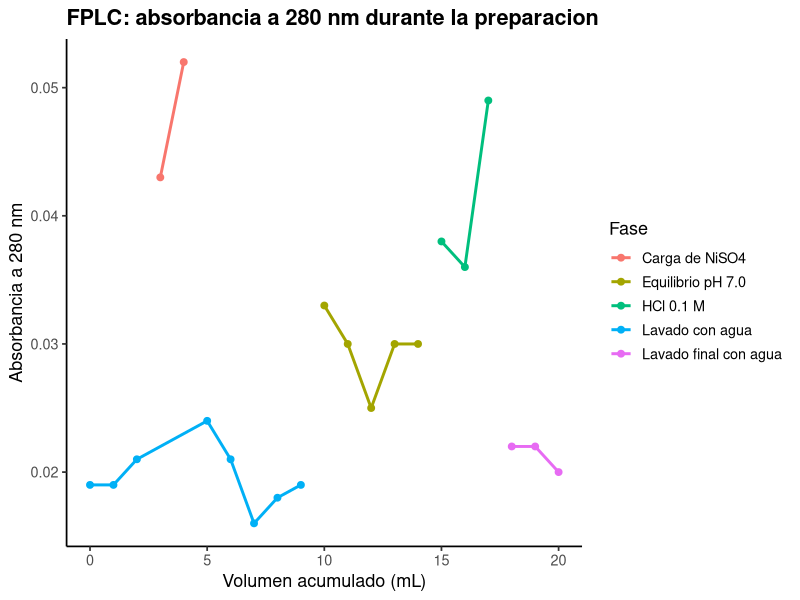
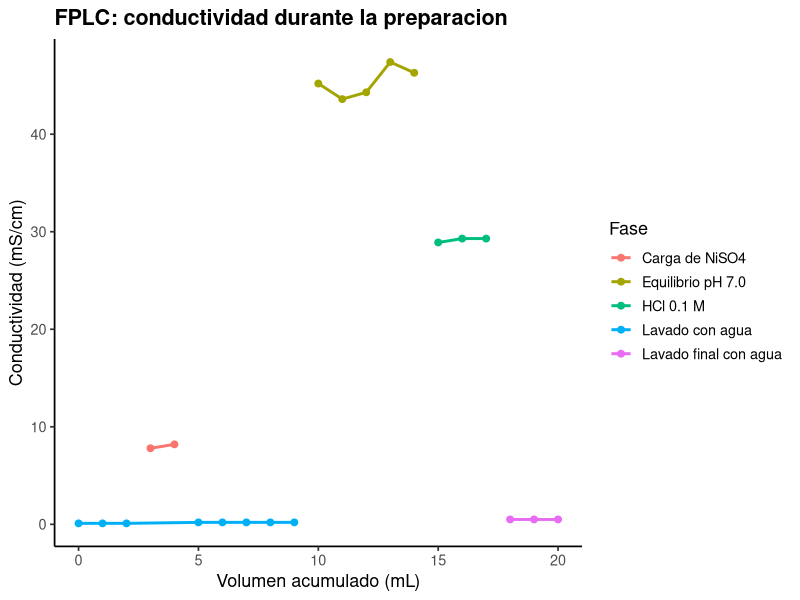
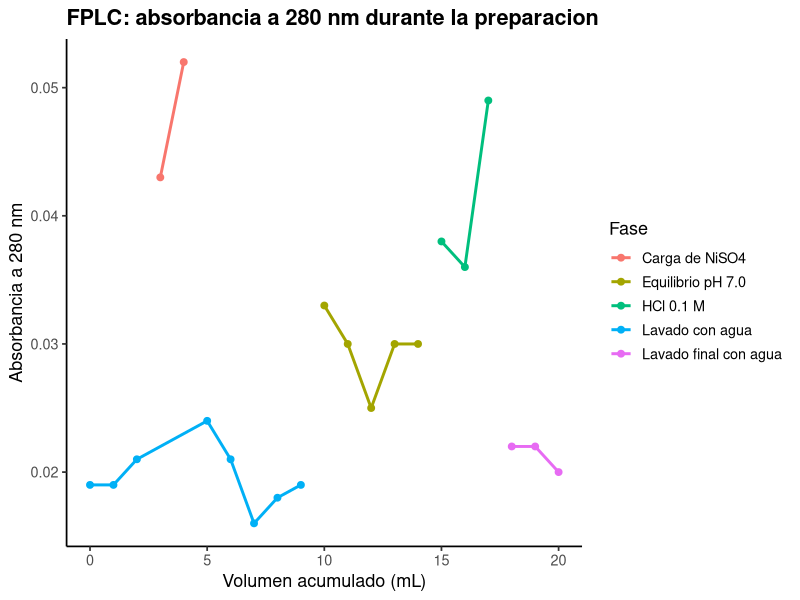
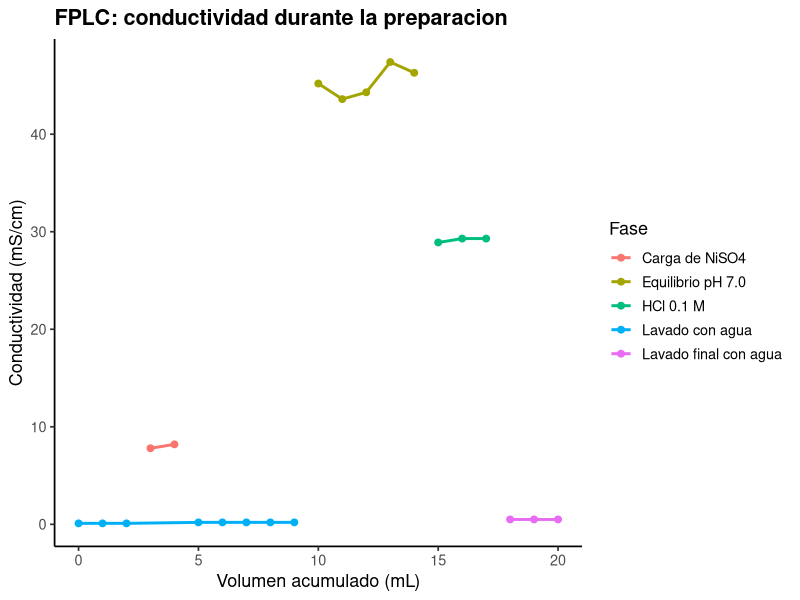

Write R code to recreate these figures, in order.
# ==========================================================================
# P6. Introduccion al FPLC (BioLogic LP)
# ==========================================================================
# Autor: Dr. Jose Juan Torres Martinez
# Docente de Ciencias Quimicas
# Universidad Autonoma de San Luis Potosi (UASLP)
# Mexico
#
# Material academico para estudiantes
# Serie "Bioseparaciones" - Laboratorio, Practica 6. FPLC
#
# Descripcion: Recorrido por el laboratorio de la planta, estacion 6: el equipo FPLC (BioLogic LP). Aqui se reconstruye el registro del equipo durante la carga de niquel y el equilibrio de la columna: absorbancia a 280 nm y conductividad contra tiempo, con flujo de 0.5 mL/min. El volumen acumulado se calcula de cero como flujo por tiempo, y cada fase del protocolo se identifica en el registro. Lo que se aprende aqui es a leer el registro del equipo: que detector sigue a la proteina y cual sigue a las sales, y donde empieza cada fase.
#
# Objetivos de aprendizaje:
#   - Identificar cada fase del protocolo en el registro del FPLC.
#   - Calcular el volumen acumulado a partir del flujo y el tiempo.
#   - Leer la conductividad como senal del cambio de buffer.

# Datos: datos_fplc.csv (absorbancia a 280 nm y conductividad registradas contra tiempo; flujo 0.5 mL/min).
# Recorrido: llegamos al equipo FPLC, con su modulo de mezclado, sus detectores y su colector de fracciones. Primera parada: el registro completo con el volumen acumulado calculado de cero. Segunda y tercera parada: las graficas de absorbancia y de conductividad contra volumen. En cada parada leemos el registro y comentamos que significa antes de seguir.
# ==========================================================================

library(tidyverse)

# --------------------------------------------------------------------------
# Protocolo (Manual de Practicas, Practica 6. FPLC, BioLogic LP)
# --------------------------------------------------------------------------
# El equipo BioLogic LP tiene: modulo/valvula de mezclado que proporciona dos buffers para la fase movil; detector UV con lampara de mercurio y filtros para 280 nm y 254 nm; detector de conductividad para monitorear gradientes de sales en linea; colector de fracciones controlado por el sistema electronico; y controlador que registra conductividad y UV y controla start/stop, flujo, seleccion de buffer y protocolos.
# Buffers y soluciones (manual): buffer de adsorcion (fosfato 20 mM, NaCl 500 mM, pH 7.0, filtrado); buffer de desorcion (fosfato 20 mM, NaCl 500 mM, pH 4.0, filtrado); agua filtrada; sulfato de niquel (20 mM, filtrado); solucion acida (HCl 0.1 M, filtrado).
# Paso 1. El instructor senala las partes del equipo e indica el proceso de instalacion de una columna y el encendido general de los sistemas, asi como las partes de los graficos que se registran en el software.
# Paso 2. Con la columna conectada, alimentar agua por 5 min a un flujo de 0.5 mL/min.
# Paso 3. Detener la bomba y sustituir la alimentacion por la solucion de sulfato de niquel. Arrancar la bomba y alimentar el sulfato de niquel al mismo flujo hasta que el frente verde alcance la parte superior de la columna.
# Paso 4. Detener la bomba y sustituir la alimentacion por agua. Arrancar la bomba y lavar por 10 min.
# Paso 5. Detener la bomba y sustituir la alimentacion por el buffer de adsorcion. Arrancar la bomba y alimentar el buffer de adsorcion por 10 min o hasta que el pH de la solucion que sale de la columna sea 7.0 (verificarlo con papel pH).
# Paso 6. Detener la bomba y sustituir la alimentacion por la solucion acida, hasta que la coloracion azul de la columna desaparezca.
# Paso 7. Detener la bomba y alimentar agua hasta que el pH de la solucion de salida de la columna sea neutro.
# Paso 8. Apagar el equipo y guardar el archivo del grafico obtenido en el software.
# Nota: en esta practica todavia no se carga proteina: el registro que analiza este script es el de la preparacion de la columna (lavado, carga de niquel, equilibrio y lavado acido), con flujo de 0.5 mL/min durante 40 min y 20.0 mL acumulados.
# Seguridad y reglas (manual): seguir las indicaciones del instructor para instalar la columna y encender el equipo; verificar el pH de salida con papel pH; bata blanca obligatoria y guantes cuando se indique.

# --------------------------------------------------------------------------
# Parada 1. Leer el registro y calcular el volumen acumulado
# --------------------------------------------------------------------------
# Estamos frente al FPLC mientras corre el protocolo de preparacion de la columna. Leemos el registro de absorbancia y conductividad contra tiempo y calculamos el volumen acumulado como flujo por tiempo, para ubicar cada fase en el cromatograma.
# Flujo del protocolo: 0.5 mL/min. Volumen acumulado = flujo * tiempo.
flujo_ml_min <- 0.5

datos <- read_csv("datos_fplc.csv", show_col_types = FALSE)

datos <- datos %>%
  mutate(volumen_ml = flujo_ml_min * tiempo_min)

print(datos)

# Volumen total pasado por la columna en el registro.
print(tibble(volumen_total_ml = max(datos$volumen_ml)))

# Aqui resumimos la conductividad y la absorbancia medias por fase: ese resumen dice que solucion estaba pasando en cada tramo del registro.
# Conductividad media por fase.
print(datos %>%
        group_by(fase) %>%
        summarise(conductividad_media = mean(conductividad_mS_cm),
                  absorbancia_280_media = mean(absorbancia_280),
                  .groups = "drop"))

# --------------------------------------------------------------------------
# Parada 2. Grafica 1: absorbancia a 280 nm contra volumen
# --------------------------------------------------------------------------
# Graficamos la absorbancia a 280 nm contra el volumen acumulado, con cada fase en un color: asi se ve si pasa proteina por el detector en la preparacion.
grafica_uv <- ggplot(
  datos,
  aes(x = volumen_ml, y = absorbancia_280, color = fase)
) +
  geom_line(linewidth = 1) +
  geom_point(size = 2) +
  labs(
    x = "Volumen acumulado (mL)",
    y = "Absorbancia a 280 nm",
    color = "Fase",
    title = "FPLC: absorbancia a 280 nm durante la preparacion"
  ) +
  theme_classic(base_size = 13) +
  theme(plot.title = element_text(face = "bold"))

print(grafica_uv)

# --------------------------------------------------------------------------
# Parada 3. Grafica 2: conductividad contra volumen
# --------------------------------------------------------------------------
# Seguimos a la segunda grafica: la conductividad contra el volumen acumulado, con cada fase en un color. Aqui se ve cada cambio de solucion del protocolo.
grafica_cond <- ggplot(
  datos,
  aes(x = volumen_ml, y = conductividad_mS_cm, color = fase)
) +
  geom_line(linewidth = 1) +
  geom_point(size = 2) +
  labs(
    x = "Volumen acumulado (mL)",
    y = "Conductividad (mS/cm)",
    color = "Fase",
    title = "FPLC: conductividad durante la preparacion"
  ) +
  theme_classic(base_size = 13) +
  theme(plot.title = element_text(face = "bold"))

print(grafica_cond)

# --------------------------------------------------------------------------
# 4. Exportar las graficas
# --------------------------------------------------------------------------
# Antes de salir del equipo FPLC guardamos las dos graficas del recorrido.
ggsave("06_fplc_uv.png", grafica_uv,
       width = 20, height = 12, units = "cm", dpi = 300)
ggsave("06_fplc_conductividad.png", grafica_cond,
       width = 20, height = 12, units = "cm", dpi = 300)

# --------------------------------------------------------------------------
# Interpretacion
# --------------------------------------------------------------------------
# Grafica 1 (absorbancia a 280 nm contra volumen): el eje x es el volumen acumulado en mL y el eje y es la absorbancia a 280 nm (adimensional).
# - La absorbancia a 280 nm se mantiene en la linea base: en esta practica todavia no se carga proteina. Esto significa que el detector UV no ve proteina durante la preparacion, y por eso lo siguiente, en la practica de IMAC, es cargar la albumina y ver su pico.
# Grafica 2 (conductividad contra volumen): el eje x es el volumen acumulado en mL y el eje y es la conductividad en mS/cm.
# - La conductividad marca cada cambio de solucion: sube con la llegada del niquel y del buffer de adsorcion con 500 mM NaCl, y cambia de nuevo con el acido. Esto significa que el detector de conductividad sigue a las sales del buffer, y con el se sabe en que fase del protocolo esta la columna en cada momento.

# --------------------------------------------------------------------------
# Que aprendimos
# --------------------------------------------------------------------------
# - El detector UV sigue a la proteina y el de conductividad sigue a las sales del buffer.
# - El volumen acumulado sale del flujo por el tiempo y permite ubicar cada fase en el cromatograma.
# Terminamos el recorrido en el equipo FPLC: ya sabemos leer su registro y preparar la columna. Seguimos a la siguiente estacion del laboratorio: la columna de IMAC con niquel, donde la albumina se retiene y se desorbe.
